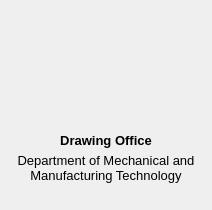
    <widget class="QFrame" name="cardFrame11">
     <property name="geometry">
      <rect>
       <x>232</x>
       <y>230</y>
       <width>212</width>
       <height>210</height>
      </rect>
     </property>
     <property name="styleSheet">
      <string>QFrame#cardFrame11 { background:#FFFFFF; border:2px solid #D4DEEB; border-radius:12px; } QFrame#cardFrame11[selected=&quot;true&quot;] { background:#EAF2FF; border-color:#6099F5; }</string>
     </property>
     <property name="frameShape">
      <enum>QFrame::Shape::NoFrame</enum>
     </property>
     <property name="category" stdset="0">
      <string>Drawing Office</string>
     </property>
     <widget class="QLabel" name="workshopImage11">
      <property name="geometry">
       <rect>
        <x>56</x>
        <y>24</y>
        <width>100</width>
        <height>100</height>
       </rect>
      </property>
      <property name="pixmap">
       <pixmap resource="../../resources/images.qrc">:/workshops/Drawing Office.png</pixmap>
      </property>
      <property name="scaledContents">
       <bool>true</bool>
      </property>
      <property name="alignment">
       <set>Qt::AlignmentFlag::AlignCenter</set>
      </property>
     </widget>
     <widget class="QLabel" name="workshopTitle11">
      <property name="geometry">
       <rect>
        <x>16</x>
        <y>132</y>
        <width>180</width>
        <height>17</height>
       </rect>
      </property>
      <property name="font">
       <font>
        <family>Segoe UI</family>
        <pointsize>10</pointsize>
        <bold>true</bold>
       </font>
      </property>
      <property name="text">
       <string>Drawing Office</string>
      </property>
      <property name="alignment">
       <set>Qt::AlignmentFlag::AlignCenter</set>
      </property>
      <property name="wordWrap">
       <bool>true</bool>
      </property>
     </widget>
     <widget class="QLabel" name="workshopDepartment11">
      <property name="geometry">
       <rect>
        <x>16</x>
        <y>153</y>
        <width>180</width>
        <height>53</height>
       </rect>
      </property>
      <property name="font">
       <font>
        <family>Segoe UI</family>
        <pointsize>10</pointsize>
       </font>
      </property>
      <property name="text">
       <string>Department of Mechanical and Manufacturing Technology</string>
      </property>
      <property name="alignment">
       <set>Qt::AlignmentFlag::AlignHCenter|Qt::AlignmentFlag::AlignTop</set>
      </property>
      <property name="wordWrap">
       <bool>true</bool>
      </property>
     </widget>
     <widget class="QPushButton" name="workshopCard_Drawing_Office">
      <property name="geometry">
       <rect>
        <x>0</x>
        <y>0</y>
        <width>212</width>
        <height>210</height>
       </rect>
      </property>
      <property name="cursor">
       <cursorShape>PointingHandCursor</cursorShape>
      </property>
      <property name="toolTip">
       <string>Drawing Office
Department of Mechanical and Manufacturing Technology</string>
      </property>
      <property name="accessibleName">
       <string>Drawing Office</string>
      </property>
      <property name="styleSheet">
       <string>QPushButton { background:transparent; border:2px solid transparent; border-radius:12px; padding:0; } QPushButton:hover, QPushButton:focus { border:2px solid #6099F5; background:rgba(80,140,240,18); }</string>
      </property>
      <property name="text">
       <string/>
      </property>
      <property name="flat">
       <bool>true</bool>
      </property>
     </widget>
    </widget>
